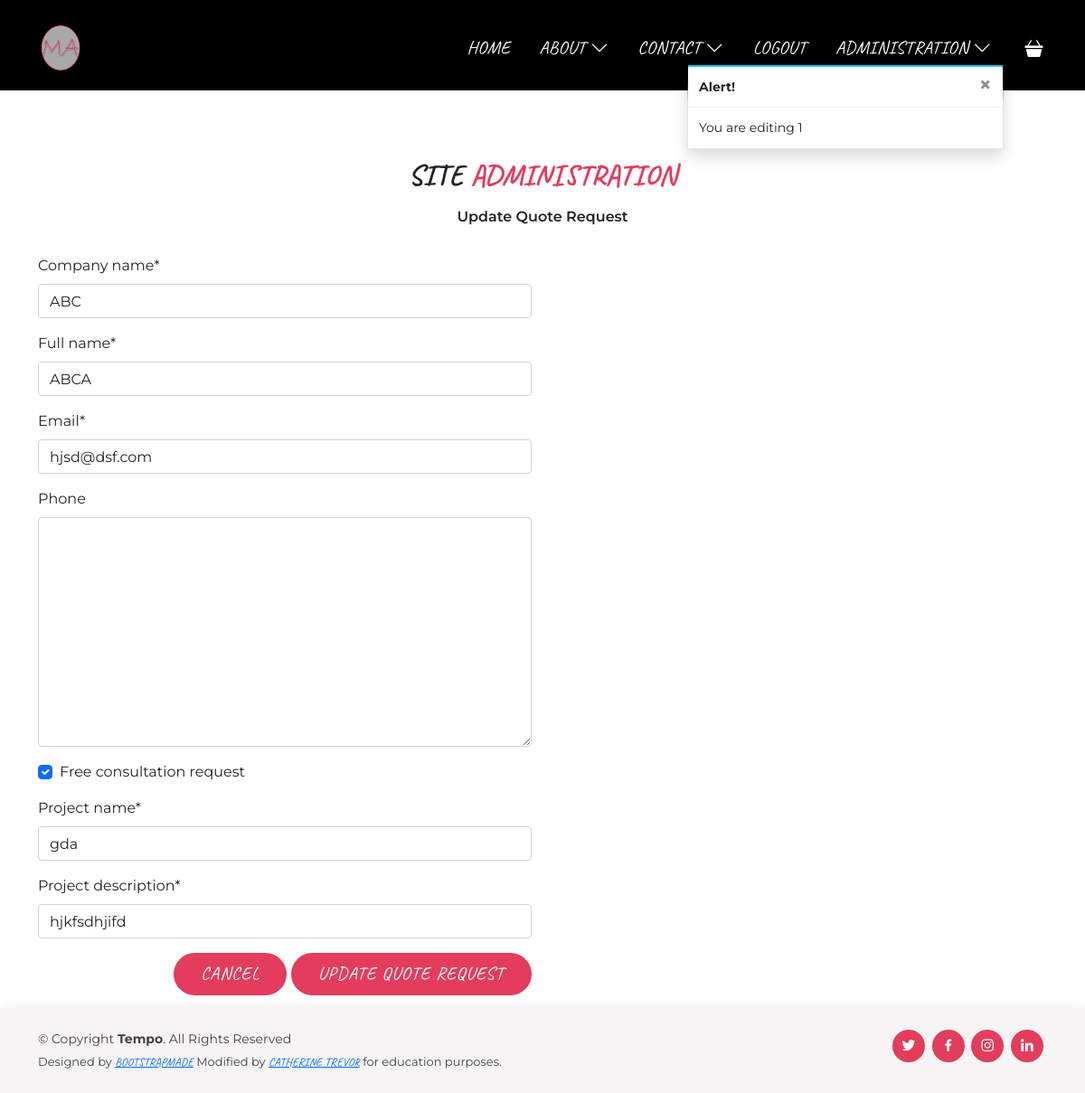
/administration/edit_quotes/1 (signed in), run on an earlier commit of the app's database.
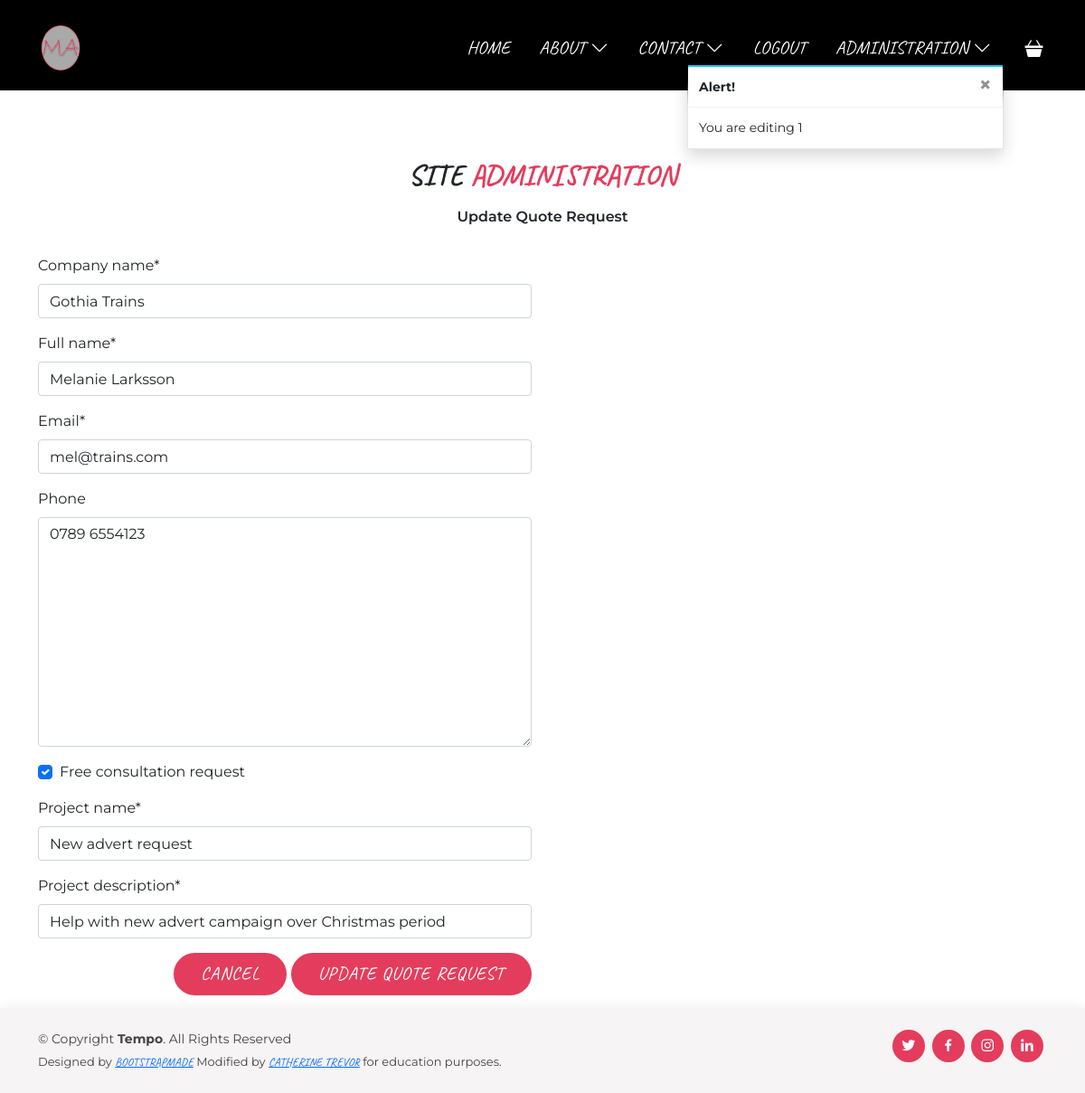
And on a later commit of the database.
### contact/models.py (models this page shows, shortened)
class QuoteRequest(models.Model):
    status_options = (
        ('1', 'Update quote status'),
        ('2', 'Consultation requested'),
        ('3', 'Consultation booked, query closed'),
        ('4', 'Quote sent, query closed'),
    )
    id = models.BigAutoField(primary_key=True, default=uuid.uuid4())
    company_name = models.CharField(max_length=50, null=False, blank=False)
    full_name = models.CharField(max_length=50, null=False)
    request_date = models.DateTimeField(default=datetime.now)
    email = models.EmailField(max_length=254, null=False, blank=False)
    phone = PhoneField(blank=True)
    free_consultation_request = models.BooleanField()
    project_name = models.CharField(max_length=254)
    project_description = models.CharField(max_length=254)
    request_date = models.DateTimeField(auto_now_add=True)
    status = models.CharField(max_length=254, blank=True,
                              choices=status_options, default=1)
    query_closed = models.BooleanField()
    notes = models.TextField(blank=True)

### administration/views.py (the view)
# urls.py: path('edit_quotes/<int:quote_id>', views.edit_quotes, name='edit_quotes'),
@login_required
def edit_quotes(request, quote_id):
    if not request.user.is_superuser:
        messages.error(request, 'Sorry, only administration can enter this area.')
        return redirect(reverse('home'))
    quote = get_object_or_404(QuoteRequest, pk=quote_id)
    if request.method == 'POST':
        form = QuoteRequestForm(request.POST, request.FILES, instance=quote)
        if form.is_valid():
            form.save()
            messages.success(request, 'Quote succesfully update!')
            return redirect(reverse('view_quotes'))
        else:
            messages.error(request,
                           ('Failed to update quote request. '
                            'Please ensure the form is valid.'))
    else:
        form = QuoteRequestForm(instance=quote)
        messages.info(request, f'You are editing {quote.id}')
    template = 'administration/edit_quotes.html'
    context = {
        'form': form,
        'quote': quote,
    }
    return render(request, template, context)

### contact/forms.py
class QuoteRequestForm(forms.ModelForm):
    class Meta:
        model = QuoteRequest
        read_only = ()
        fields = ('company_name', 'full_name', 'email',
                  'phone', 'free_consultation_request', 'project_name',
                  'project_description')
    def __init__(self, *args, **kwargs):
        super().__init__(*args, **kwargs)
        placeholders = {
            'company_name': 'Company Name',
            'full_name': 'Full Name',
            'email': 'Email Address',
            'phone': '',
            'free_consultation_request': '',
            'project_name': 'Project Name',
            'project_description': 'Project description',
        }
        for field in self.fields:
            placeholder = placeholders[field]
            self.fields[field].widget.attrs['placeholder'] = placeholder
            self.fields[field].widget.attrs['class'] = 'stripe-style-input'
            if not self.fields['free_consultation_request']:
                self.fields[field].label = False

### administration/templates/administration/edit_quotes.html (shortened to what this page needs)
{% extends "base.html" %}
{% load static %}
{% block extra_page_header  %}
{% include 'includes/additional_header.html' %}
{% endblock %}
{% block content %}
    <section id="products_overview">
        <div class="container">
            <div class="section-title">
                <h3>Site <span>Administration</span></h3>
                <p>
                    Update Quote Request
                </p>
                </div>
            <div class="row">
                <div class="col-12 col-md-6">
                    <form method="POST" action="{% url 'edit_quotes' quote.id %}" class="form mb-2" enctype="multipart/form-data">
                        {% for field in form %}
                            {{ field | as_crispy_field }}
                        {% endfor %}
                        <div class="text-right">
                            <a class="btn-action" href="{% url 'view_quotes' %}">Cancel</a>
                            <button class="btn-action" type="submit">Update Quote Request</button>
                        </div>
                    </form>
                </div>
            </div>
        </div>
    </section>
{% endblock %}

What changed in the data, as far as the page shows it:
changed QuoteRequest: company_name "ABC" → "Gothia Trains"; full_name "ABCA" → "Melanie Larksson"; email "hjsd@dsf.com" → "mel@trains.com"; phone (not shown) → "0789 6554123"; project_name "gda" → "New advert request"; project_description "hjkfsdhjifd" → "Help with new advert campaign over Christmas period"
